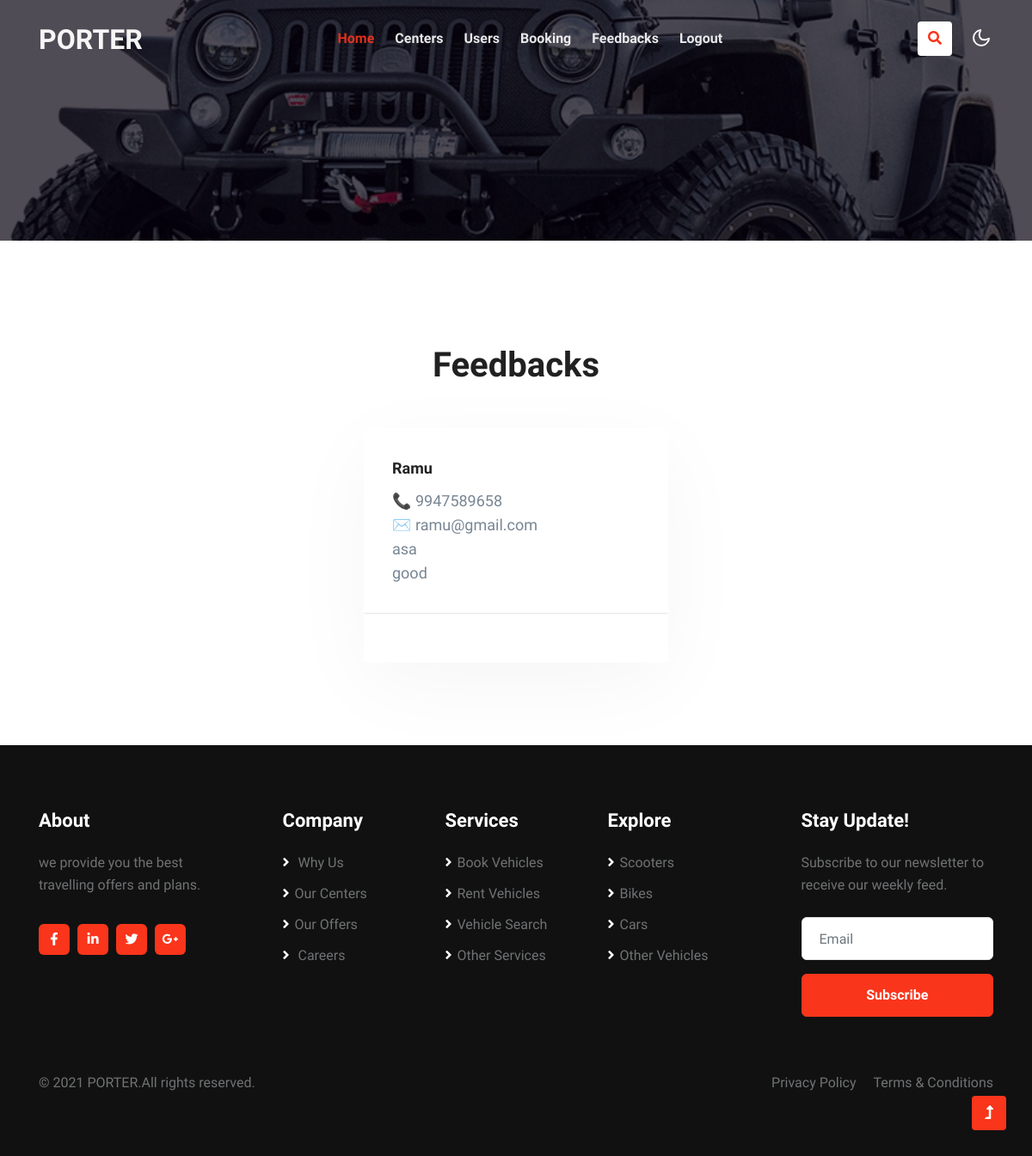
The app's page /port/ADMIN/ViewFeedback.php with its own data.
### tables this page shows
CREATE TABLE IF NOT EXISTS `feedback` (
  `f_id` int NOT NULL AUTO_INCREMENT,
  `user_id` varchar(10) DEFAULT NULL,
  `subject` varchar(100) DEFAULT NULL,
  `description` varchar(100) DEFAULT NULL,
  PRIMARY KEY (`f_id`)
);

CREATE TABLE IF NOT EXISTS `user` (
  `uid` int NOT NULL AUTO_INCREMENT,
  `uname` varchar(40) NOT NULL,
  `uemail` varchar(40) NOT NULL,
  `uaddress` varchar(40) NOT NULL,
  `uphoneno` varchar(40) NOT NULL,
  PRIMARY KEY (`uid`)
);

### port/ADMIN/ViewFeedback.php (the view, shortened to what this page needs)
<?php
include 'adminheader.php';
include '../CONNECTION/DbConnection.php';
?>
<section class="w3l-blog">
    <div class="blog py-5" id="Newsblog">
        <div class="container py-lg-5 py-md-4 py-2">
            <div class="title-content text-center mb-lg-3 mb-4">
                <h3 class="title-w3l mb-5">Feedbacks <br></h3>
            </div>
            <div class="row justify-content-center">
                <?php
                $res = mysqli_query($conn, "SELECT user.*,feedback.* FROM feedback,`user` WHERE `user`.`uid`=feedback.`user_id`");
                while ($rs = mysqli_fetch_array($res)) {
                ?>
                    <div class="col-lg-4 col-md-6 item">
                        <div class="card">
                            <div class="card-body blog-details">
                                <a href="#blog" class="blog-desc"><?php echo $rs['uname'] ?></a>
                                <p>📞 <?php echo $rs['uphoneno'] ?></p>
                                <p>✉️ <?php echo $rs['uemail'] ?></p>
                                <p> <?php echo $rs['subject'] ?></p>
                                <p> <?php echo $rs['description'] ?></p>
                            </div>
                            <div class="card-footer">
                                <div class="author align-items-center">
                                    <a href="#author" class="post-author">
                                    </a>
                                    <ul class="blog-meta">
                                    </ul>
                                </div>
                            </div>
                        </div>
                    </div>
                <?php
                }
                ?>
            </div>
        </div>
    </div>
</section>
<?php
include '../COMMON/commonfooter.php';
?>

### records on screen
feedback: user.uname "Ramu", user.uphoneno "9947589658", user.uemail "ramu@gmail.com", subject "asa", description "good"
